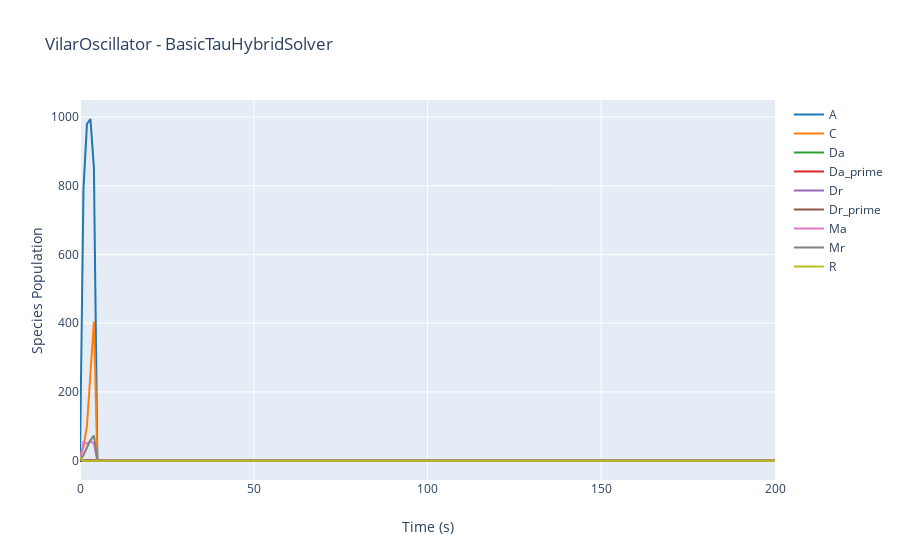

The code cell stored with this chart in its notebook:
### Markdown cell above
### Plotly can be used to create interactive graphs.
 Plotly graphs can only be viewed in a Jupyter Notebook

### Code cell
results.plotplotly()

### Figure 1 — Plotly figure (JSON) as saved in the notebook; plotly's stock layout.template omitted (floating-point values rounded to 4 significant figures; data arrays with more than 128 entries replaced by an {"elided": "..."} marker saying what was removed)
{"data": [{"line": {"color": "#1f77b4"}, "mode": "lines", "name": "A", "type": "scatter", "x": {"elided": "201 int values"}, "y": {"elided": "201 float values"}}, {"line": {"color": "#ff7f0e"}, "mode": "lines", "name": "C", "type": "scatter", "x": {"elided": "201 int values"}, "y": {"elided": "201 float values"}}, {"line": {"color": "#2ca02c"}, "mode": "lines", "name": "Da", "type": "scatter", "x": {"elided": "201 int values"}, "y": {"elided": "201 int values"}}, {"line": {"color": "#d62728"}, "mode": "lines", "name": "Da_prime", "type": "scatter", "x": {"elided": "201 int values"}, "y": {"elided": "201 int values"}}, {"line": {"color": "#9467bd"}, "mode": "lines", "name": "Dr", "type": "scatter", "x": {"elided": "201 int values"}, "y": {"elided": "201 int values"}}, {"line": {"color": "#8c564b"}, "mode": "lines", "name": "Dr_prime", "type": "scatter", "x": {"elided": "201 int values"}, "y": {"elided": "201 int values"}}, {"line": {"color": "#e377c2"}, "mode": "lines", "name": "Ma", "type": "scatter", "x": {"elided": "201 int values"}, "y": {"elided": "201 float values"}}, {"line": {"color": "#7f7f7f"}, "mode": "lines", "name": "Mr", "type": "scatter", "x": {"elided": "201 int values"}, "y": {"elided": "201 float values"}}, {"line": {"color": "#bcbd22"}, "mode": "lines", "name": "R", "type": "scatter", "x": {"elided": "201 int values"}, "y": {"elided": "201 int values"}}], "layout": {"showlegend": true, "title": {"text": "VilarOscillator - BasicTauHybridSolver"}, "xaxis": {"title": {"text": "Time (s)"}}, "yaxis": {"title": {"text": "Species Population"}}}}
